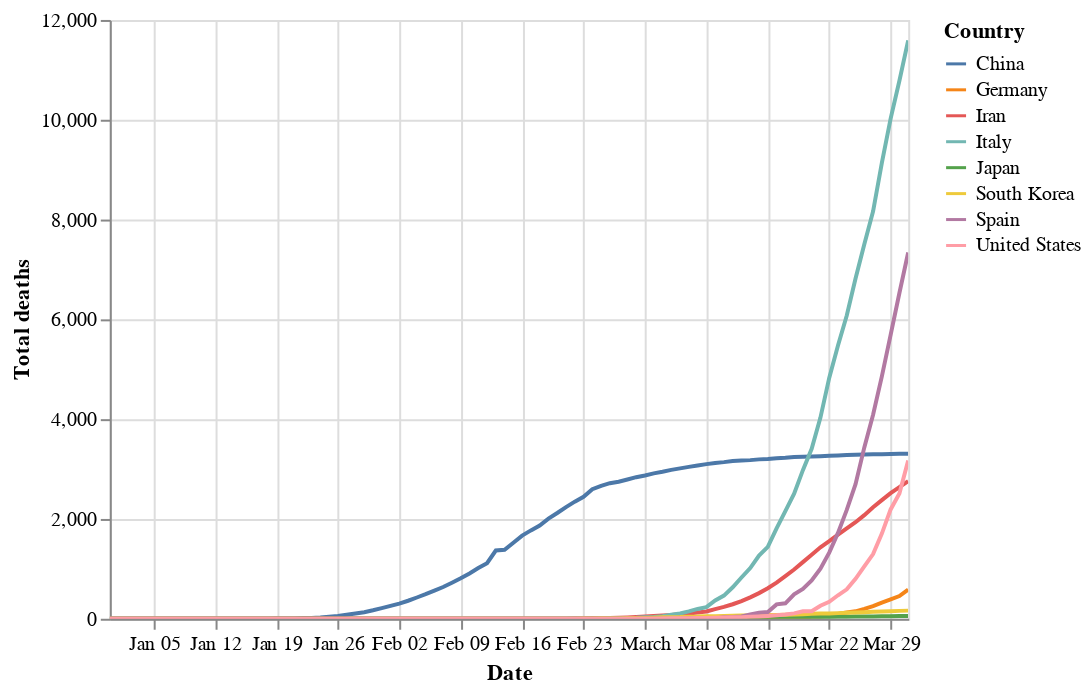

Source (notebook cell):
### Markdown cell above
### Deaths

### Code cell
plot('Total deaths')

### Figure 1 — Vega-Lite specification as saved in the notebook (floating-point values rounded to 4 significant figures; data arrays with more than 128 entries replaced by an {"elided": "..."} marker saying what was removed)
{"config": {"view": {"continuousWidth": 400, "continuousHeight": 300}}, "data": {"name": "data-ebc559bcc1a0bddc8aa00caf86abff35"}, "mark": "line", "encoding": {"color": {"type": "nominal", "field": "Country"}, "opacity": {"condition": {"value": 1, "selection": "selector013"}, "value": 0.2}, "tooltip": [{"type": "nominal", "field": "Country"}, {"type": "temporal", "field": "Date"}, {"type": "quantitative", "field": "Total deaths"}], "x": {"type": "temporal", "field": "Date"}, "y": {"type": "quantitative", "field": "Total deaths"}}, "selection": {"selector013": {"type": "multi", "fields": ["Country"], "bind": "legend"}, "selector014": {"type": "interval", "bind": "scales", "encodings": ["x", "y"]}}, "$schema": "https://vega.github.io/schema/vega-lite/v4.0.2.json", "datasets": {"data-ebc559bcc1a0bddc8aa00caf86abff35": {"elided": "736 records"}}}
